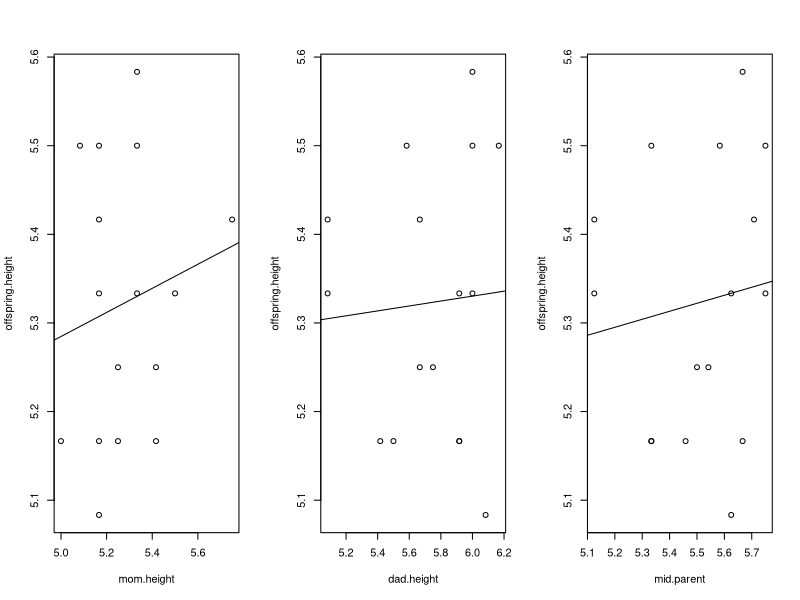
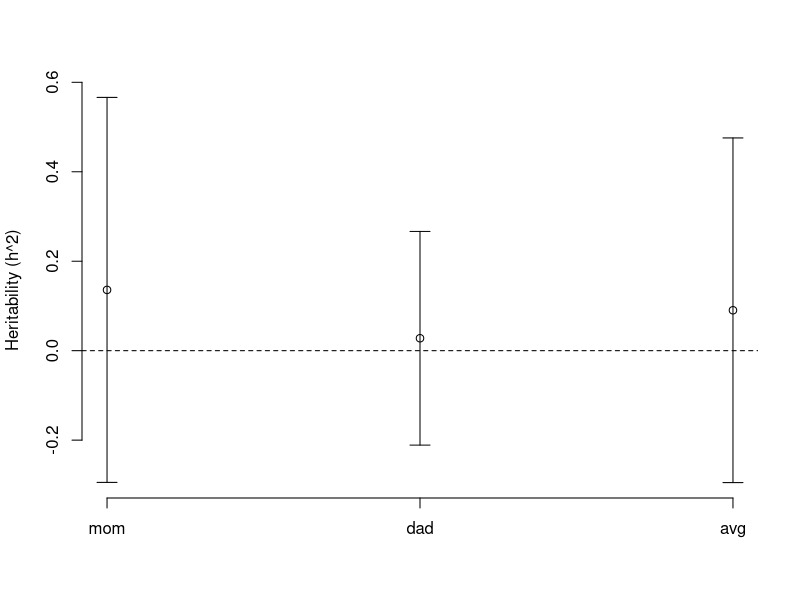
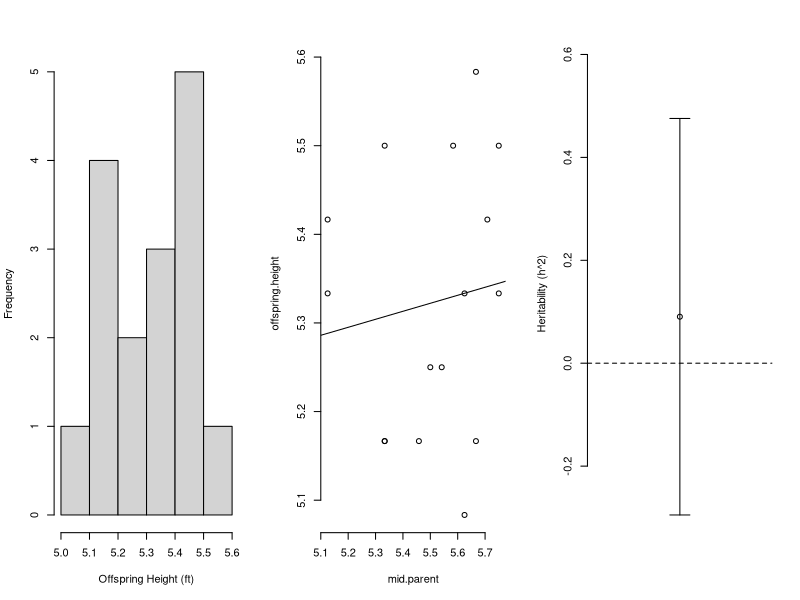

Here is the R script that generated these plots, in order:

dat = read.csv('./height_211_2014.csv')
head(dat)

## drop males because only 2 outliers exist
dat = dat[dat$Sex == 'F', ]

mods = vector('list', 3)
h2 = se = rep(NA, 3)

mods[[1]] = lm(offspring.height ~ mom.height, data=dat)
mods[[2]] = lm(offspring.height ~ dad.height, data=dat)
mods[[3]] = lm(offspring.height ~ mid.parent, data=dat)

for(i in 1:3) {
    h2[i] = coef(mods[[i]])[2]
    se[i] = summary(mods[[i]])$coef[2,2]
}

par(mfrow=c(1,3))
plot(offspring.height ~ mom.height, data=dat)
abline(mods[[1]])
plot(offspring.height ~ dad.height, data=dat)
abline(mods[[2]])
plot(offspring.height ~ mid.parent, data=dat)
abline(mods[[3]])

ymin = min(h2 - 1.96 * se)
ymax = max(h2 + 1.96 * se)

par(mfrow=c(1,1))
plot(1:3, h2, ylim=c(ymin, ymax), frame.plot=F, axes=F,
     xlab='', ylab='Heritability (h^2)')
arrows(1:3, h2 - 1.96 * se,
       1:3, h2 + 1.96 * se, code=3, angle=90, length=.1 )
abline(h=0, lty=2)
axis(side=1, at = 1:3, labels = c('mom', 'dad', 'avg'))
axis(side=2)

par(mfrow=c(1,3))
hist(dat$offspring.height, main='', xlab='Offspring Height (ft)')
plot(offspring.height ~ mid.parent, data=dat, frame.plot=F)
abline(mods[[3]])
plot(1, h2[3], ylim=c(ymin, ymax), frame.plot=F, axes=F,
     xlab='', ylab='Heritability (h^2)')
arrows(1, h2[3] - 1.96 * se[3],
       1, h2[3] + 1.96 * se[3], code=3, angle=90, length=.1 )
abline(h=0, lty=2)
axis(side=2)

